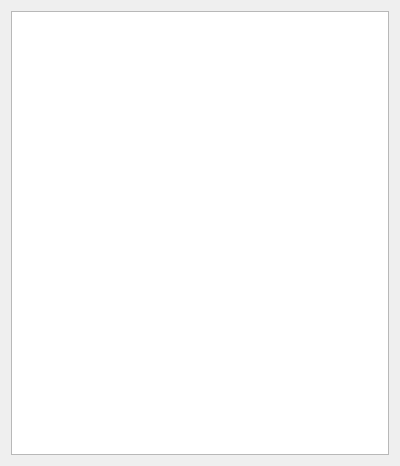
<?xml version="1.0" encoding="UTF-8"?>
<ui version="4.0">
 <class>logwindow</class>
 <widget class="QDialog" name="logwindow">
  <property name="geometry">
   <rect>
    <x>0</x>
    <y>0</y>
    <width>400</width>
    <height>466</height>
   </rect>
  </property>
  <property name="windowTitle">
   <string>Log</string>
  </property>
  <layout class="QHBoxLayout" name="horizontalLayout">
   <item>
    <widget class="QTextBrowser" name="textBrowser"/>
   </item>
  </layout>
 </widget>
 <resources/>
 <connections/>
</ui>
